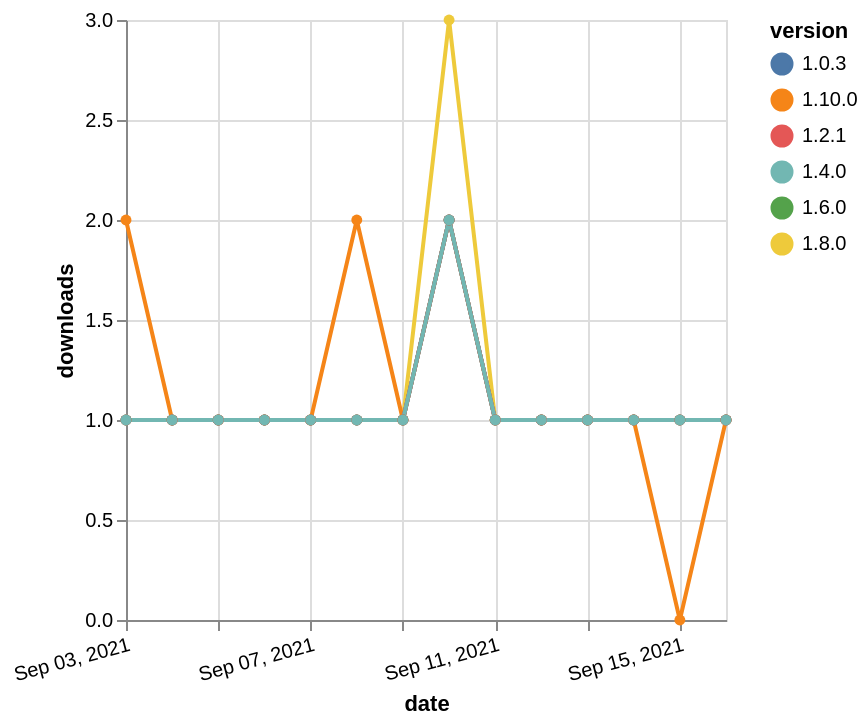

The Vega-Lite source for this figure:
### Vega-Lite specification from a JSON file in a GitHub repository (floating-point values rounded to 4 significant figures)
{"$schema": "https://vega.github.io/schema/vega-lite/v5.json", "description": "A simple bar chart with embedded data.", "data": {"values": [{"date": "2021-09-03", "total": 173, "delta": 1, "version": "1.6.0"}, {"date": "2021-09-04", "total": 174, "delta": 1, "version": "1.6.0"}, {"date": "2021-09-05", "total": 175, "delta": 1, "version": "1.6.0"}, {"date": "2021-09-06", "total": 176, "delta": 1, "version": "1.6.0"}, {"date": "2021-09-07", "total": 177, "delta": 1, "version": "1.6.0"}, {"date": "2021-09-08", "total": 178, "delta": 1, "version": "1.6.0"}, {"date": "2021-09-09", "total": 179, "delta": 1, "version": "1.6.0"}, {"date": "2021-09-10", "total": 181, "delta": 2, "version": "1.6.0"}, {"date": "2021-09-11", "total": 182, "delta": 1, "version": "1.6.0"}, {"date": "2021-09-12", "total": 183, "delta": 1, "version": "1.6.0"}, {"date": "2021-09-13", "total": 184, "delta": 1, "version": "1.6.0"}, {"date": "2021-09-14", "total": 185, "delta": 1, "version": "1.6.0"}, {"date": "2021-09-15", "total": 186, "delta": 1, "version": "1.6.0"}, {"date": "2021-09-16", "total": 187, "delta": 1, "version": "1.6.0"}, {"date": "2021-09-03", "total": 196, "delta": 1, "version": "1.8.0"}, {"date": "2021-09-04", "total": 197, "delta": 1, "version": "1.8.0"}, {"date": "2021-09-05", "total": 198, "delta": 1, "version": "1.8.0"}, {"date": "2021-09-06", "total": 199, "delta": 1, "version": "1.8.0"}, {"date": "2021-09-07", "total": 200, "delta": 1, "version": "1.8.0"}, {"date": "2021-09-08", "total": 201, "delta": 1, "version": "1.8.0"}, {"date": "2021-09-09", "total": 202, "delta": 1, "version": "1.8.0"}, {"date": "2021-09-10", "total": 205, "delta": 3, "version": "1.8.0"}, {"date": "2021-09-11", "total": 206, "delta": 1, "version": "1.8.0"}, {"date": "2021-09-12", "total": 207, "delta": 1, "version": "1.8.0"}, {"date": "2021-09-13", "total": 208, "delta": 1, "version": "1.8.0"}, {"date": "2021-09-14", "total": 209, "delta": 1, "version": "1.8.0"}, {"date": "2021-09-15", "total": 210, "delta": 1, "version": "1.8.0"}, {"date": "2021-09-16", "total": 211, "delta": 1, "version": "1.8.0"}, {"date": "2021-09-03", "total": 124, "delta": 2, "version": "1.10.0"}, {"date": "2021-09-04", "total": 125, "delta": 1, "version": "1.10.0"}, {"date": "2021-09-05", "total": 126, "delta": 1, "version": "1.10.0"}, {"date": "2021-09-06", "total": 127, "delta": 1, "version": "1.10.0"}, {"date": "2021-09-07", "total": 128, "delta": 1, "version": "1.10.0"}, {"date": "2021-09-08", "total": 130, "delta": 2, "version": "1.10.0"}, {"date": "2021-09-09", "total": 131, "delta": 1, "version": "1.10.0"}, {"date": "2021-09-10", "total": 133, "delta": 2, "version": "1.10.0"}, {"date": "2021-09-11", "total": 134, "delta": 1, "version": "1.10.0"}, {"date": "2021-09-12", "total": 135, "delta": 1, "version": "1.10.0"}, {"date": "2021-09-13", "total": 136, "delta": 1, "version": "1.10.0"}, {"date": "2021-09-14", "total": 137, "delta": 1, "version": "1.10.0"}, {"date": "2021-09-15", "total": 137, "delta": 0, "version": "1.10.0"}, {"date": "2021-09-16", "total": 138, "delta": 1, "version": "1.10.0"}, {"date": "2021-09-03", "total": 255, "delta": 1, "version": "1.0.3"}, {"date": "2021-09-04", "total": 256, "delta": 1, "version": "1.0.3"}, {"date": "2021-09-05", "total": 257, "delta": 1, "version": "1.0.3"}, {"date": "2021-09-06", "total": 258, "delta": 1, "version": "1.0.3"}, {"date": "2021-09-07", "total": 259, "delta": 1, "version": "1.0.3"}, {"date": "2021-09-08", "total": 260, "delta": 1, "version": "1.0.3"}, {"date": "2021-09-09", "total": 261, "delta": 1, "version": "1.0.3"}, {"date": "2021-09-10", "total": 263, "delta": 2, "version": "1.0.3"}, {"date": "2021-09-11", "total": 264, "delta": 1, "version": "1.0.3"}, {"date": "2021-09-12", "total": 265, "delta": 1, "version": "1.0.3"}, {"date": "2021-09-13", "total": 266, "delta": 1, "version": "1.0.3"}, {"date": "2021-09-14", "total": 267, "delta": 1, "version": "1.0.3"}, {"date": "2021-09-15", "total": 268, "delta": 1, "version": "1.0.3"}, {"date": "2021-09-16", "total": 269, "delta": 1, "version": "1.0.3"}, {"date": "2021-09-03", "total": 209, "delta": 1, "version": "1.2.1"}, {"date": "2021-09-04", "total": 210, "delta": 1, "version": "1.2.1"}, {"date": "2021-09-05", "total": 211, "delta": 1, "version": "1.2.1"}, {"date": "2021-09-06", "total": 212, "delta": 1, "version": "1.2.1"}, {"date": "2021-09-07", "total": 213, "delta": 1, "version": "1.2.1"}, {"date": "2021-09-08", "total": 214, "delta": 1, "version": "1.2.1"}, {"date": "2021-09-09", "total": 215, "delta": 1, "version": "1.2.1"}, {"date": "2021-09-10", "total": 217, "delta": 2, "version": "1.2.1"}, {"date": "2021-09-11", "total": 218, "delta": 1, "version": "1.2.1"}, {"date": "2021-09-12", "total": 219, "delta": 1, "version": "1.2.1"}, {"date": "2021-09-13", "total": 220, "delta": 1, "version": "1.2.1"}, {"date": "2021-09-14", "total": 221, "delta": 1, "version": "1.2.1"}, {"date": "2021-09-15", "total": 222, "delta": 1, "version": "1.2.1"}, {"date": "2021-09-16", "total": 223, "delta": 1, "version": "1.2.1"}, {"date": "2021-09-03", "total": 206, "delta": 1, "version": "1.4.0"}, {"date": "2021-09-04", "total": 207, "delta": 1, "version": "1.4.0"}, {"date": "2021-09-05", "total": 208, "delta": 1, "version": "1.4.0"}, {"date": "2021-09-06", "total": 209, "delta": 1, "version": "1.4.0"}, {"date": "2021-09-07", "total": 210, "delta": 1, "version": "1.4.0"}, {"date": "2021-09-08", "total": 211, "delta": 1, "version": "1.4.0"}, {"date": "2021-09-09", "total": 212, "delta": 1, "version": "1.4.0"}, {"date": "2021-09-10", "total": 214, "delta": 2, "version": "1.4.0"}, {"date": "2021-09-11", "total": 215, "delta": 1, "version": "1.4.0"}, {"date": "2021-09-12", "total": 216, "delta": 1, "version": "1.4.0"}, {"date": "2021-09-13", "total": 217, "delta": 1, "version": "1.4.0"}, {"date": "2021-09-14", "total": 218, "delta": 1, "version": "1.4.0"}, {"date": "2021-09-15", "total": 219, "delta": 1, "version": "1.4.0"}, {"date": "2021-09-16", "total": 220, "delta": 1, "version": "1.4.0"}]}, "width": "container", "mark": {"type": "line", "point": {"filled": true}}, "encoding": {"x": {"field": "date", "type": "temporal", "timeUnit": "yearmonthdate", "title": "date", "axis": {"labelAngle": -15}}, "y": {"field": "delta", "type": "quantitative", "title": "downloads"}, "color": {"field": "version", "type": "nominal"}, "tooltip": {"field": "delta"}}}
